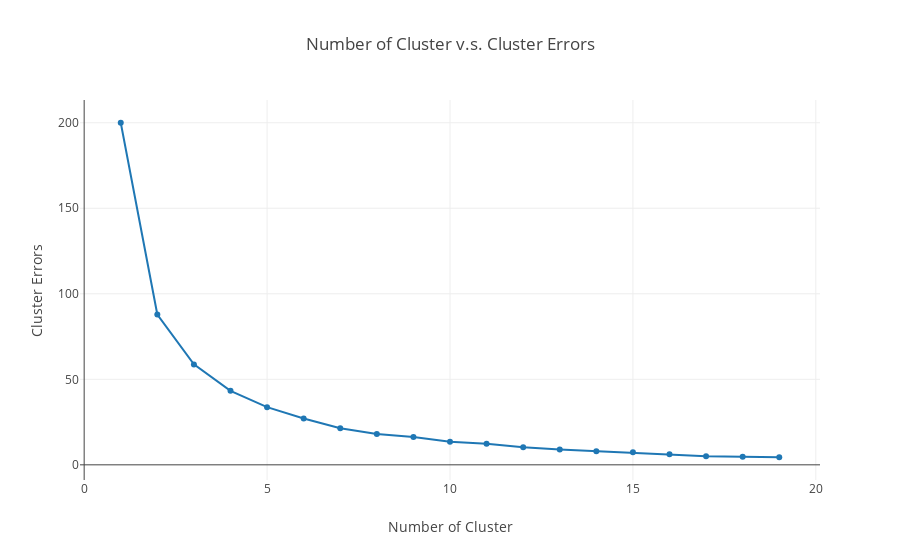

The code cell stored with this chart in its notebook:
### Code cell
from sklearn.preprocessing import StandardScaler
scaler = StandardScaler()
X_scaled = scaler.fit_transform(degrees_that_pay)

cluster_range = range( 1, 20 )
cluster_errors = []

for num_clusters in cluster_range:
  clusters = KMeans(num_clusters)
  clusters.fit(X_scaled)
  cluster_errors.append(clusters.inertia_)

clusters_df = pd.DataFrame( { "num_clusters":cluster_range, "cluster_errors": cluster_errors } )

trace_list = []
trace_list.append(
    go.Scatter(
        x=clusters_df.num_clusters, 
        y=clusters_df.cluster_errors)
)

layout = go.Layout(
    title='Number of Cluster v.s. Cluster Errors',
    showlegend= False,
    xaxis = dict(title = 'Number of Cluster'),
    yaxis = dict(title = 'Cluster Errors'),
)
fig = go.Figure(data=trace_list, layout=layout)
py.offline.iplot(fig)

### Figure 1 — Plotly figure (JSON) as saved in the notebook; plotly's stock layout.template omitted (floating-point values rounded to 4 significant figures)
{"data": [{"type": "scatter", "uid": "80581288-ea6b-441a-90a7-c7f171980a3a", "x": [1, 2, 3, 4, 5, 6, 7, 8, 9, 10, 11, 12, 13, 14, 15, 16, 17, 18, 19], "y": [200, 87.89, 58.73, 43.27, 33.72, 27.09, 21.43, 17.97, 16.23, 13.53, 12.28, 10.23, 9.009, 7.955, 7.299, 6.212, 5.086, 4.709, 4.439]}], "layout": {"showlegend": false, "title": "Number of Cluster v.s. Cluster Errors", "xaxis": {"title": "Number of Cluster"}, "yaxis": {"title": "Cluster Errors"}}}
